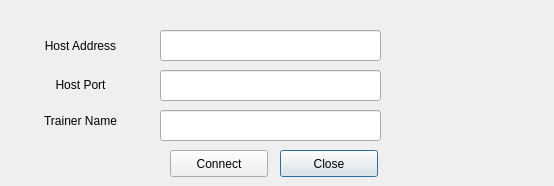
<?xml version="1.0" encoding="UTF-8"?>
<ui version="4.0">
 <class>LoginDialog</class>
 <widget class="QDialog" name="LoginDialog">
  <property name="geometry">
   <rect>
    <x>0</x>
    <y>0</y>
    <width>554</width>
    <height>186</height>
   </rect>
  </property>
  <property name="windowTitle">
   <string>Dialog</string>
  </property>
  <widget class="QLineEdit" name="HostLineEdit">
   <property name="geometry">
    <rect>
     <x>160</x>
     <y>30</y>
     <width>221</width>
     <height>31</height>
    </rect>
   </property>
  </widget>
  <widget class="QLineEdit" name="PortLineEdit">
   <property name="geometry">
    <rect>
     <x>160</x>
     <y>70</y>
     <width>221</width>
     <height>31</height>
    </rect>
   </property>
  </widget>
  <widget class="QLineEdit" name="TrainerLineEdit">
   <property name="geometry">
    <rect>
     <x>160</x>
     <y>110</y>
     <width>221</width>
     <height>31</height>
    </rect>
   </property>
  </widget>
  <widget class="QLabel" name="label">
   <property name="geometry">
    <rect>
     <x>0</x>
     <y>30</y>
     <width>161</width>
     <height>31</height>
    </rect>
   </property>
   <property name="text">
    <string>Host Address</string>
   </property>
   <property name="alignment">
    <set>Qt::AlignCenter</set>
   </property>
  </widget>
  <widget class="QLabel" name="label_2">
   <property name="geometry">
    <rect>
     <x>0</x>
     <y>69</y>
     <width>161</width>
     <height>31</height>
    </rect>
   </property>
   <property name="text">
    <string>Host Port</string>
   </property>
   <property name="alignment">
    <set>Qt::AlignCenter</set>
   </property>
  </widget>
  <widget class="QLabel" name="label_3">
   <property name="geometry">
    <rect>
     <x>0</x>
     <y>110</y>
     <width>161</width>
     <height>21</height>
    </rect>
   </property>
   <property name="text">
    <string>Trainer Name</string>
   </property>
   <property name="alignment">
    <set>Qt::AlignCenter</set>
   </property>
  </widget>
  <widget class="QPushButton" name="Close">
   <property name="geometry">
    <rect>
     <x>280</x>
     <y>150</y>
     <width>98</width>
     <height>27</height>
    </rect>
   </property>
   <property name="text">
    <string>Close</string>
   </property>
  </widget>
  <widget class="QPushButton" name="Connect">
   <property name="geometry">
    <rect>
     <x>170</x>
     <y>150</y>
     <width>98</width>
     <height>27</height>
    </rect>
   </property>
   <property name="text">
    <string>Connect</string>
   </property>
  </widget>
 </widget>
 <resources/>
 <connections/>
</ui>
